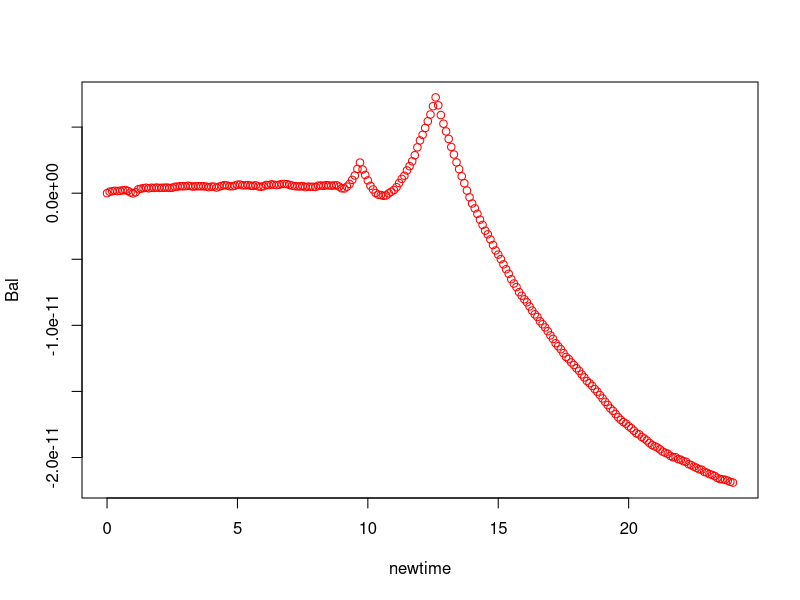
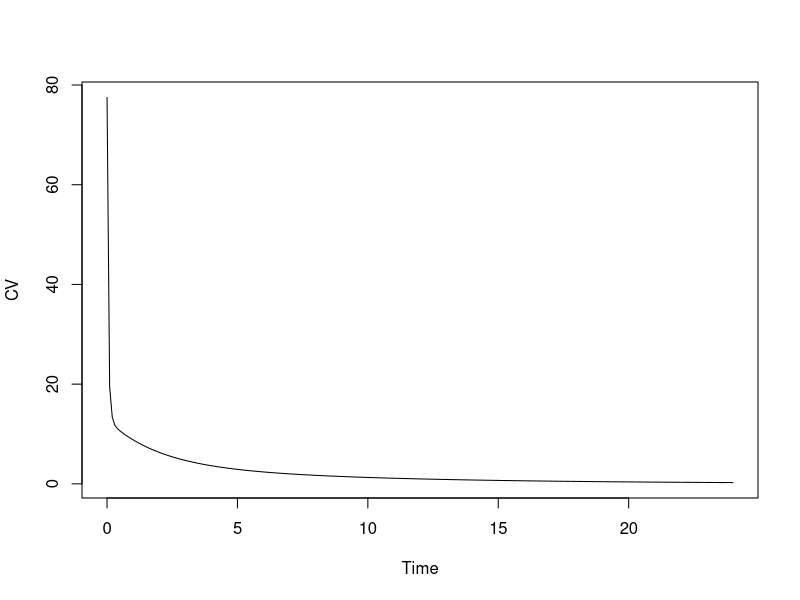
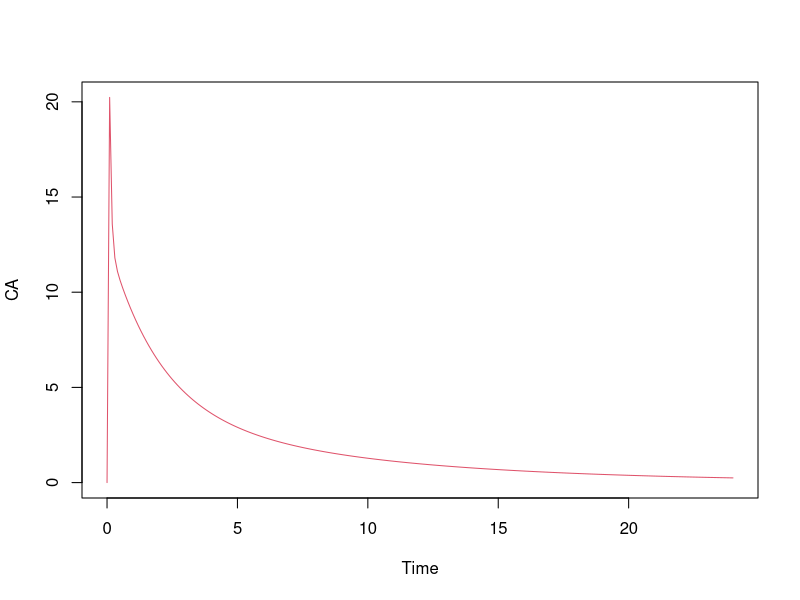
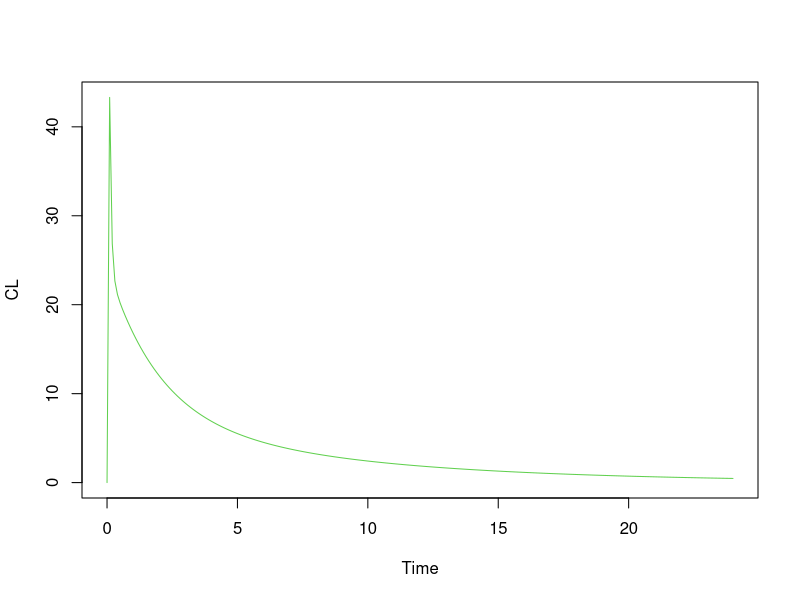
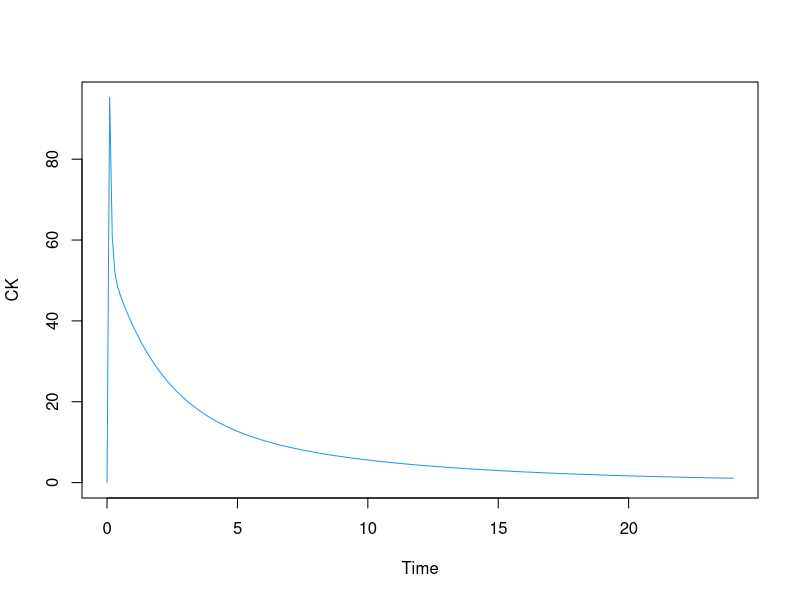
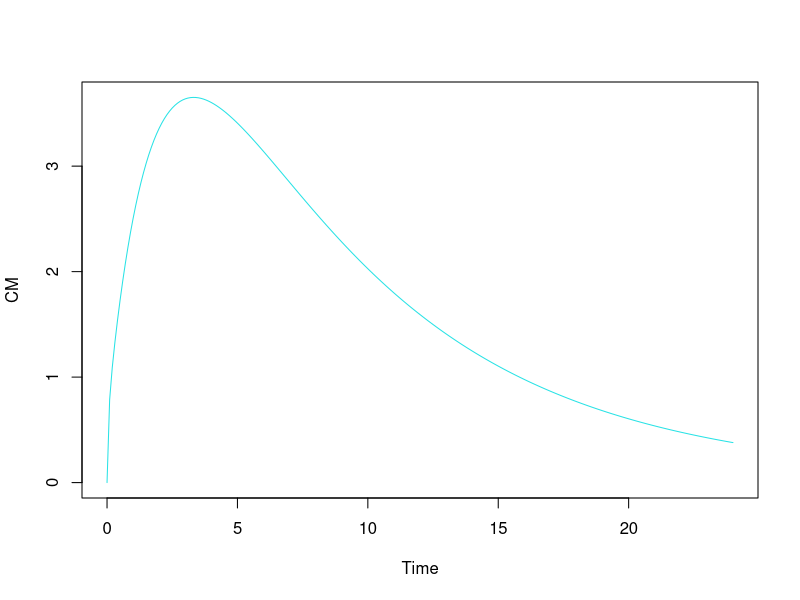
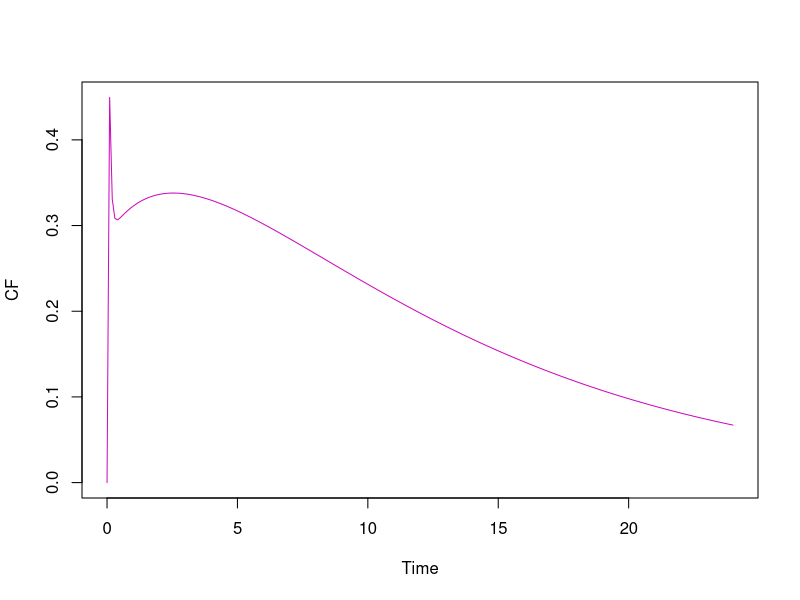
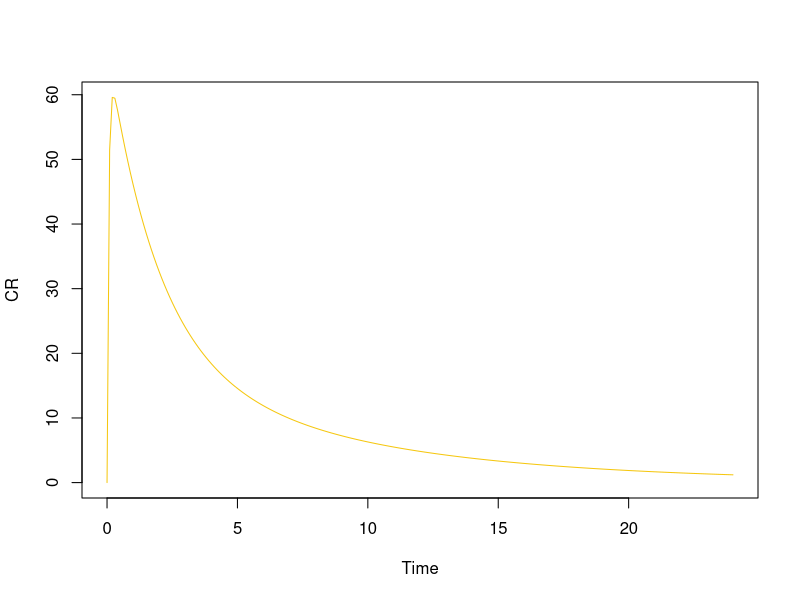

Generate these figures, in order, with R:
library(deSolve) #load and attach add-on packages.
# time parameter
starttime <- 0
stoptime <- 24
dtout <- 0.001 # resolution of output time
Times <- seq(starttime, stoptime, dtout)
###################################################################################################################
## parameters to be changed as follows:############################################################################

# Parameters for exposure scenario
PDOSEiv = 10 # (mg/kg)
PDOSEim = 0 #(mg/kg)
PDOSEoral = 0 # (mg/kg)
#IM absorption rate constats
Kim = 0.3 # 0.15 for conventional formulation# 0.3 for long-acting formulation# IM absorption rate constant(/h)
Frac = 0.5 # 0.95 for conventional formulation#0.5 for long-acting formulation#
Kdiss = 0.02 #/h
#Dosing, multiple oral gavage
tlen = 0.001 # Length of oral gavage exposure (h/day)
tinterval = 6 # varied dependent on the exposure paradigm
tdose = 1 # dose times
Ka = 0.012 # for tablets or capsules
#Ka = 0.05 # Ka = 0.05 for experimental solution/h, intestinal absorption rate constant, 


###################################################################################################################
## Fixed parameters as follows:####################################################################################
# Physiological parameters
# Blood flow rates
QCC = 12.9 # Cardiac output (L/h/kg)
QLC = 0.297 # Fraction of flow to the liver
QKC  = 0.173 # Fraction of flow to the kidneys
QFC = 0.097 # Fraction of flow to the fat
QMC = 0.217 # Fraction of flow to the muscle
# Tissue  volumes
BW = 11.3 # Body weight(kg)
VLC = 0.0329 # Fractional liver tissue
VKC = 0.0055 # Fractional kidney tissue
VFC = 0.15 # Fractional fat tissue
VMC = 0.4565 # Fractional muscle tissue
VbloodC = 0.082 # Blood volume, fractional of BW

#Fraction of tissue volumes that is blood!
FVBF = 0.02# Blood volume fraction of fat (%)
FVBM = 0.01# Blood volume fraction of muscle (%)
FVBS = 0.01# Blood volume fraction of slowly perfused tissue (%)

# Mass Transfer Parameters (Chemical-specific parameters)
# Partition coefficients(PC, tissue:plasma)
PL = 1.89 # Liver: plasma PC
PK = 4.75 # Kidney:plasma PC
PM = 0.85# Muscle:plasma PC
PF = 0.086 #Fat:plasma PC
PR = 4.75# Richly perfused tissues:plasma PC
PS = 0.85# Slowly perfused tissues:plasma PC

#Permeability constatns (L/h/kg tissue) (Permeation area cross products)
PAFC = 0.012# Fat tissue permeability constant 
PAMC = 0.225# Muscle tissue permeability constant
PASC = 0.049# Slowly perfused tissue permeability constant

#Kinetic constats
#Oral absorbtion rate constants
Kst = 2 # /h, gastric emptying rate constant
Kint = 0.2 #/h, intestinal transit rate constant.

# IV infusion rate constants
Timeiv = 0.01 # IV injection/infusion time (h)

# Urinary elimination rate constant adjusted by bodyweight
KurineC = 0.2 # L/h/kg
# Urinary elimination rate constant
Kurine = KurineC * BW #L/h


# Cardiac output and blood flows to tissues(L/h)
QC = QCC * BW # Cardiac output
QL = QLC * QC # Liver
QK = QKC * QC # Kidney
QF = QFC * QC # Fat
QM = QMC * QC # Muscle
QR = 0.626 * QC - QK - QL # Richly perfused tissues
QS = 0.374* QC - QF - QM # Slowly perfused tissues

#  Tissue volumes (L)
VL = VLC * BW # Liver
VK = VKC * BW # Kidney
VF = VFC * BW # Fat
VM = VMC * BW # Muscle
Vblood = VbloodC * BW# Blood
VR = 0.142 * BW - VL - VK # Richly perfused tissues
VS = 0.776 * BW - VF -VM # Slowly perfused tissues

#Permeability surface area coefficients
PAF = PAFC * VF# Fat:blood permeability (L/h)
PAM = PAMC * VM# Muscle : blood permeability (L/h)
PAS = PASC * VS# Slowly perfused tissue:blood permeability (L/h)

#Volume of tissue vs blood
#Fat
VFB = FVBF * VF # fat compartment blood volume
VFT = VF - VFB# Fat compartment tissue volume

#Muscle
VMB = FVBM * VS# Muscle compartment blood volume
VMT = VM - VMB# Muslce compartment blood volume
#Slowly perfused tissue
VSB = FVBS * VS# Slowly perfused compartment blood volume
VST = VS - VSB#  Slowly perfused compartment blood volume

# Dosing
DOSEoral = PDOSEoral * BW # (mg)
DOSEiv = PDOSEiv * BW # (mg)
DOSEim = PDOSEim * BW # (mg)
# Dosing, intramuscular, dissolution model
DOSEimfast = DOSEim * Frac
DOSEimslow = DOSEim * (1 - Frac)

# IVR & oral rate constant
IVR = DOSEiv/Timeiv
oralR = DOSEoral/tlen
## PBPK model
pbpkmodel <- function(Time, State, Parmeters) {
  with(as.list(c(State, Paras)), {
    ###################################################################################################################
    ## Concentration of the chemical in vein compartment
    CVL = AL/(VL * PL) # con' of chem in liver  / PC of plasma: liver
    CVK = AK/(VK * PK) # con' of chem in Kidney / PC of plasma: kidney
    CVF = AFB/VFB
    CVR = AR/(VR * PR) # con' of chem in RPT    / PC of plasma: richly perfused tissue
    CVS = ASB/VSB # con' of chem in SPT: slowly perfused tissue
    CVM = AMB/VMB
    CMT = AMT/VMT
    CFT = AFT/VFT
    CST = ASLT/VST
    # OTCiv injection to the venous
    RIV = IVR * (Time < Timeiv)
    dAIV = RIV
    # OTC oral to the stomach
    RDOSEoral <- oralR * (Time <= tdose * tinterval) * (Time %% tinterval < tlen) 
    dADOSEoral = RDOSEoral
    RAST = RDOSEoral - Kst * AST
    dAST = RAST
    # OTCim injetion to the muscle
    RDOSEimremain = -Kdiss * DOSEimremain
    dDOSEimremain = RDOSEimremain
    Rim = Kim * Amtsite
    dAbsorb = Rim
    Rsite = - Rim + Kdiss * DOSEimremain
    dAmtsite = Rsite
    ###################################################################################################################      
    ## OTC in Intestine and Colon
    RAI = Kst * AST - Kint * AI - Ka * AI
    dAI = RAI
    Rcolon = Kint * AI
    dAcolon = Rcolon
    RAO = Ka * AI
    dAAO = RAO
    ###################################################################################################################      
    ## OTC in blood compartment
    #con' of chemical in the vein
    CV = ((QL * CVL + QK  * CVK + QF * CVF + QM * CVM + QR * CVR + QS * CVS + RIV + Rim) / QC) 
    
    CA = AA/Vblood # con' of chem in artery = amount of chem in artery / volume of blood
    RA = QC * (CV - CA) # rate of change in amount of chem in tissue of blood compartment
    dAA = RA
    dAUCCV = CV
    ###################################################################################################################    
    ## OTC in liver compartment
    RL = QL * (CA - CVL) + RAO # rate of change in amount of the chem in liver
    dAL = RL # amount of chemical in liver
    CL = AL/VL # con' of chem in liver
    dAUCCL = CL
    ###################################################################################################################    
    ## OTC in kidney compartment
    # Urinary excretion of OTC
    Rurine = Kurine * CVK
    dAurine = Rurine
    # kidney
    RK = QK * (CA - CVK) - Rurine
    dAK = RK
    CK = AK/VK # con' of chem in kieney
    dAUCCK = CK
    ###################################################################################################################
    ## OTC in muslce compartment
    RMB = QM * (CA - CVM)- PAM * CVM + (PAM * CMT)/PM
    dAMB = RMB # amount of chemical in muscle
    RMT = PAM * CVM - (PAM * CMT)/PM
    dAMT = RMT
    AMtotal = AMT + AMB
    CM =AMtotal/VM
    dAUCCM = CM
    ###################################################################################################################
    ## OTC in fat compartment
    RFT = PAF * CVF - (PAF * CFT)/PF
    dAFT = RFT
    RFB = QF * (CA - CVF) - PAF * CVF + (PAF * CFT)/PF
    dAFB = RFB # amount of chemical in fat
    AFtotal = AFT + AFB
    CF =AFtotal/VF
    ###################################################################################################################
    ## OTC in RPT of body compartment
    RR = QR * (CA - CVR)
    dAR = RR
    CR = AR/VR
    ###################################################################################################################
    ## OTC in SPT of body compartment
    RSB = QS * (CA - CVS) - PAS * CVS + (PAS * CST)/PS
    dASB = RSB
    RSLT = PAS * CVS - (PAS * CST)/PS
    dASLT = RSLT
    AStotal = ASLT + ASB
    CS =AStotal/VS
    ###################################################################################################################
    ## Mass balance
    Qbal = QC - QL - QK - QM - QF - QR - QS 
    Tmass = AA + AL + AK + Aurine + AMtotal + AFtotal + AR + AStotal
    list(c(dAbsorb, dAmtsite, dDOSEimremain, dAIV, dADOSEoral, dAST, 
           dAI, dAcolon, dAAO, dAA, dAL, dAK, dAurine, dAMB, 
           dAMT, dAUCCV, dAUCCL, dAUCCK, dAUCCM, dAFB, dAFT, 
           dAR, dASB, dASLT),c(AUCCV = AUCCV, AUCCL = AUCCL, AUCCK=AUCCK, AUCCM=AUCCM))
  })
}
State <- c(Absorb = 0, Amtsite = DOSEimfast, DOSEimremain = DOSEimslow, AIV = 0, ADOSEoral = 0, AST = 0, 
           AI = 0, Acolon = 0, AAO = 0, AA = 0, AL = 0, AK = 0,  Aurine = 0, AMB = 0, 
           AMT = 0, AUCCV = 0, AUCCL = 0, AUCCK = 0, AUCCM = 0, AFB = 0, AFT = 0, 
           AR = 0, ASB = 0, ASLT = 0)
Paras <- c(Kst, Ka, Kint, Kim, Kdiss, QC, QL, QK, QM, QF, QR, QS, PAF, PAM, PAS)

# PBPK output
out <- ode(y = State,
           times = Times, 
           func = pbpkmodel, 
           parms = Paras) 
pbpkout <- as.data.frame(out[seq(from = 1, to = dim(out)[1], by = 0.1/dtout),])
newtime <- Times[seq(from = 1, to = dim(out)[1], by = 0.1/dtout)]

## Check balance
Tmass = pbpkout$AA + pbpkout$AL + pbpkout$AK + pbpkout$Aurine + pbpkout$AMT + pbpkout$AMB + 
  pbpkout$AFT + pbpkout$AFB + pbpkout$AR + pbpkout$ASLT + pbpkout$ASB
Bal = pbpkout$AAO + pbpkout$AIV + pbpkout$Absorb - Tmass #permeability-limited model mass balance
plot(newtime, Bal, col = 'red')

## Get the data from AUC
AUCCV_dat = as.data.frame(pbpkout$AUCCV)
AUCCL_dat = as.data.frame(pbpkout$AUCCL)
AUCCK_dat = as.data.frame(pbpkout$AUCCK)
AUCCM_dat = as.data.frame(pbpkout$AUCCM)

###################################################################################################################
###################################################################################################################
###################################################################################################################
# You should change the path bellow according to your computer, and change the name in quotes of write.csv function 
# so that for each PBPK model, the name would not be replaced by latter generated files. 
#!!!!!!!!!!!!!!!!!!!!!!!!!!!!!!!!!!!!!!!!!!!!!!!!!!!!!!!!!!!!!!!!!!!!!!!!!!!!!!!!!!!!!!!!!!!!!!!!!!!!!!!!!!!!!!!!
#setwd('Z:/AP 873/module7/files') # path 
amoumt.drug <- cbind(pbpkout, Tmass, Bal)
write.csv(amoumt.drug, 'amount of drug.csv') # change file name here for different dosing
#!!!!!!!!!!!!!!!!!!!!!!!!!!!!!!!!!!!!!!!!!!!!!!!!!!!!!!!!!!!!!!!!!!!!!!!!!!!!!!!!!!!!!!!!!!!!!!!!!!!!!!!!!!!!!!!!
###################################################################################################################
###################################################################################################################
###################################################################################################################


## plot concentration in all compartments
# OTC in blood compartment
## Concentration of the chemical in vein compartment
CVL = pbpkout$AL/(VL * PL) # liver
CVK = pbpkout$AK/(VK * PK) # kidney
CVM = pbpkout$AMB/VMB # muscle
CVF = pbpkout$AFB/VFB # Fat
CVR = pbpkout$AR/(VR * PR) # richly perfused tissue
CVS = pbpkout$ASB/VSB # slowly perfused tissue
# concentration of chemical in the vein
RIV = IVR * (newtime < Timeiv)
Rim = Kim * pbpkout$Amtsite
# OTC in vein compartment
CV = ((QL * CVL + QK  * CVK + QM * CVM + QF * CVF + QR * CVR + QS * CVS + RIV + Rim) / QC) 
plot(newtime, CV, type = 'l', xlab = c('Time'),  col = 1)
# OTC in artery compartment
CA = pbpkout$AA/Vblood
plot(newtime, CA, type = 'l', xlab = c('Time'),  col = 2)

# OTC in liver compartment
CL = pbpkout$AL/VL
plot(newtime, CL, type = 'l', xlab = c('Time'),  col = 3)

# OTC in kidney compartment
CK = pbpkout$AK/VK
plot(newtime, CK, type = 'l', xlab = c('Time'),  col = 4)

# OTC in muslce compartment
AMtotal = pbpkout$AMT + pbpkout$AMB
CM = AMtotal/VM
plot(newtime, CM, type = 'l', xlab = c('Time'),  col = 5)

# OTC in fat compartment
AFtotal = pbpkout$AFT + pbpkout$AFB
CF = AFtotal/VF
plot(newtime, CF, type = 'l', xlab = c('Time'),  col = 6)

# OTC in RPT compartment
CR = pbpkout$AR/VR
plot(newtime, CR, type = 'l', xlab = c('Time'),  col = 7)

# OTC in SPT compartment
AStotal = pbpkout$ASLT + pbpkout$ASB
CS = AStotal/VS
plot(newtime, CS, type = 'l', xlab = c('Time'),  col = 8)

###################################################################################################################
###################################################################################################################
###################################################################################################################
# you should change the path bellow according to your computer, and change the name in quotes of write.csv function 
# so that for each PBPK model, the name would not be replaced by latter generated files. 
#!!!!!!!!!!!!!!!!!!!!!!!!!!!!!!!!!!!!!!!!!!!!!!!!!!!!!!!!!!!!!!!!!!!!!!!!!!!!!!!!!!!!!!!!!!!!!!!!!!!!!!!!!!!!!!!!
concentration.durg <- data.frame(newtime, CV, CA, CL, CK, CM, CF, CR, CS, CVL, CVK, CVM, CVF, CVR, CVS)
write.csv(concentration.durg, 'concentration of drug-XXmg.csv') # change file name here for different dosing
#!!!!!!!!!!!!!!!!!!!!!!!!!!!!!!!!!!!!!!!!!!!!!!!!!!!!!!!!!!!!!!!!!!!!!!!!!!!!!!!!!!!!!!!!!!!!!!!!!!!!!!!!!!!!!!!!
###################################################################################################################
###################################################################################################################
###################################################################################################################
